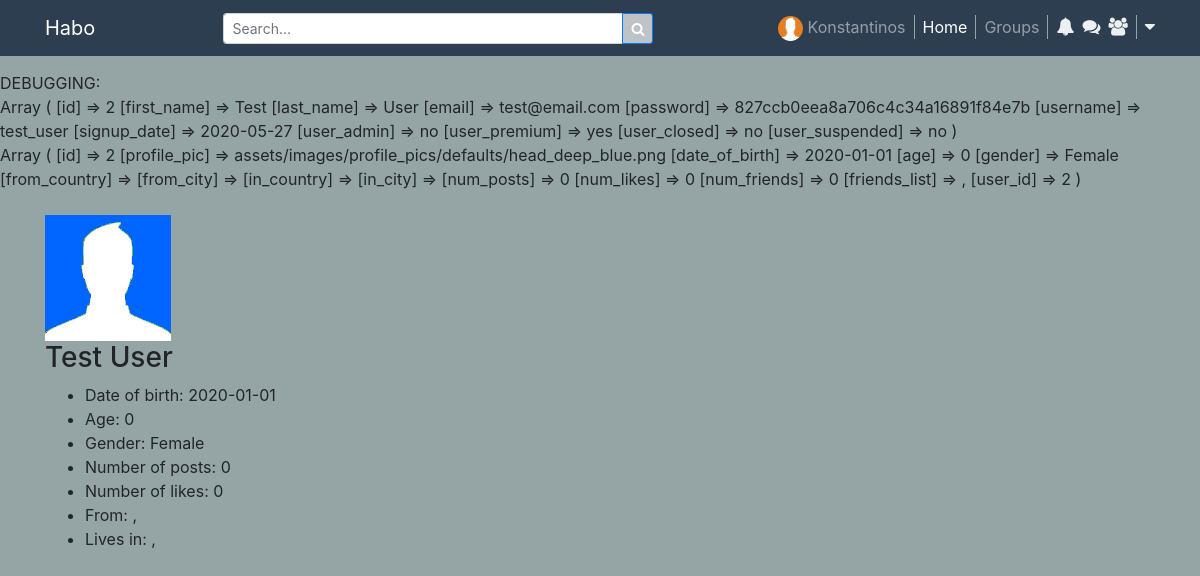
Screenshot of /profile.php?profile_username=test_user (signed in) with the database file from the repository.
### tables this page shows
CREATE TABLE `profiles` (
  `id` int(11) NOT NULL,
  `profile_pic` varchar(255) NOT NULL,
  `date_of_birth` date NOT NULL,
  `age` int(11) NOT NULL,
  `gender` varchar(6) NOT NULL,
  `from_country` varchar(50) DEFAULT NULL,
  `from_city` varchar(50) DEFAULT NULL,
  `in_country` varchar(50) DEFAULT NULL,
  `in_city` varchar(50) DEFAULT NULL,
  `num_posts` int(11) NOT NULL,
  `num_likes` int(11) NOT NULL,
  `num_friends` int(11) NOT NULL,
  `friends_list` text NOT NULL,
  `user_id` int(11) NOT NULL
);

CREATE TABLE `users` (
  `id` int(11) NOT NULL,
  `first_name` varchar(50) NOT NULL,
  `last_name` varchar(50) NOT NULL,
  `email` varchar(100) NOT NULL,
  `password` varchar(255) NOT NULL,
  `username` varchar(100) NOT NULL,
  `signup_date` date NOT NULL,
  `user_admin` varchar(3) NOT NULL,
  `user_premium` varchar(3) NOT NULL,
  `user_closed` varchar(3) NOT NULL,
  `user_suspended` varchar(3) NOT NULL
);

### includes/classes/Database.php (called while the page is built, shortened)
<?php
class Database
{
	function __construct() {
		$servername = 'localhost';
		$username = 'root';
		$password = '';
		$database = 'habo';
		try {
			$this->conn = new PDO("mysql:host=$servername;dbname=$database", $username, $password);
		} catch (PDOException $e) {
			echo 'Connection failed: ' . $e->getMessage();
		}
	}
}
?>

### config/config.php (called while the page is built, shortened)
<?php
require_once($_SERVER['DOCUMENT_ROOT'] . '/habo/includes/classes/Database.php');
$db_conn = new Database();
?>

### includes/classes/User.php (called while the page is built, shortened)
<?php
class User
{
    private $db_conn;
    private $error_array = array();
    function __construct($db_conn) {
        $this->db_conn = $db_conn;
    }
    public function fetch_user_by_email($email) {
        try {
            $stmt = $this->db_conn->conn->prepare("
                SELECT *
                FROM users
                WHERE email=:email
            ");
            $stmt->bindParam(':email', $email);
            $stmt->execute();
            if($stmt->rowCount() > 0) {
                $user = $stmt->fetch(PDO::FETCH_ASSOC);
                return $user;
            } else {
                array_push($this->error_array, 'Unknown email address.');
            }
        } catch (PDOException $e) {
            echo 'Connection failed: ' . $e->getMessage();
        }
    }
    public function fetch_user_by_username($username) {
        try {
            $stmt = $this->db_conn->conn->prepare("
                SELECT *
                FROM users
                WHERE username=:username
            ");
            $stmt->bindParam(':username', $username);
            $stmt->execute();
            if($stmt->rowCount() > 0) {
                $user = $stmt->fetch(PDO::FETCH_ASSOC);
                return $user;
            } else {
                array_push($this->error_array, 'Unknown username.');
            }
        } catch (PDOException $e) {
            echo 'Connection failed: ' . $e->getMessage();
        }
    }
    public function is_closed($username) {
        $user = $this->fetch_user_by_username($username);
        if($user['user_closed'] == 'yes') {
            return true;
        } else {
            return false;
        }
    }
}
?>

### includes/classes/Profile.php (called while the page is built, shortened)
<?php
class Profile
{
    private $db_conn;
    function __construct($db_conn) {
        $this->db_conn = $db_conn;
    }
    public function fetch_profile_by_id($user_id) {
        try {
            $stmt = $this->db_conn->conn->prepare("
                SELECT *
                FROM profiles
                WHERE user_id=:user_id
            ");
            $stmt->bindParam(':user_id', $user_id);
            $stmt->execute();
            if($stmt->rowCount() > 0) {
                $profile = $stmt->fetch(PDO::FETCH_ASSOC);
                return $profile;
            }
        } catch (PDOException $e) {
            echo 'Connection failed: ' . $e->getMessage();
        }
    }
}
?>

### profile.php (the view, shortened to what this page needs)
<?php
require_once($_SERVER['DOCUMENT_ROOT'] . '/habo/includes/header.php');
require_once($_SERVER['DOCUMENT_ROOT'] . '/habo/includes/form_handlers/edit_profile_info_form_handler.php');
$closed = $user_obj->is_closed($_GET['profile_username']);
if ($closed) {
?>
    <h3>Account of user <b><?php echo $_GET['profile_username']; ?></b> is unavailable.</h3>
<?php
} else {
    $user = $user_obj->fetch_user_by_username($_GET['profile_username']);
    $profile = $profile_obj->fetch_profile_by_id($user['id']);
    echo "DEBUGGING:<br>";
    print_r($user);
    echo "<br>";
    print_r($profile);
    echo "<br><br>";
?>
    <div class="container">
        <div class="row">
            <div class="col">
                <img src="<?php echo $profile['profile_pic']; ?>" alt="">
                <h3><?php echo $user['first_name'] . ' ' . $user['last_name']; ?></h3>
                <ul>
                    <li>Date of birth: <?php echo $profile['date_of_birth']; ?></li>
                    <li>Age: <?php echo $profile['age']; ?></li>
                    <li>Gender: <?php echo $profile['gender']; ?></li>
                    <li>Number of posts: <?php echo $profile['num_posts']; ?></li>
                    <li>Number of likes: <?php echo $profile['num_likes']; ?></li>
                    <li>From: <?php echo $profile['from_country'] . ', ' . $profile['from_city']; ?></li>
                    <li>Lives in: <?php echo $profile['in_country'] . ', ' . $profile['in_city']; ?></li>
                </ul>
            </div>
        </div>
    </div>
<?php
}
?>
</body>
</html>

### includes/header.php (shortened to what this page needs)
<?php
require_once($_SERVER['DOCUMENT_ROOT'] . '/habo/config/config.php');
require_once($_SERVER['DOCUMENT_ROOT'] . '/habo/includes/classes/User.php');
require_once($_SERVER['DOCUMENT_ROOT'] . '/habo/includes/classes/Profile.php');
if(isset($_SESSION['email']) && isset($_SESSION['username'])) {
    $user_obj = new User($db_conn);
    $user = $user_obj->fetch_user_by_email($_SESSION['email']);
    $profile_obj = new Profile($db_conn);
    $profile = $profile_obj->fetch_profile_by_id($user['id']);
} else {
    header('Location: register.php');
}
?>
<!DOCTYPE html>
<html>
<head>
    <link rel="stylesheet" href="assets/bootstrap/css/bootstrap.min.css">
    <link rel="stylesheet" href="assets/fonts/fontawesome-all.min.css">
    <link rel="stylesheet" href="assets/fonts/font-awesome.min.css">
    <link rel="stylesheet" href="assets/fonts/fontawesome5-overrides.min.css">
    <link rel="stylesheet" href="assets/css/styles.css">
</head>
<body>
    <nav class="navbar navbar-dark navbar-expand-lg sticky-top" id="top-navigation">
        <div class="container">
            <a class="navbar-brand" href="#">Habo</a>
            <div class="collapse navbar-collapse" id="navcol-1">
                <ul class="nav navbar-nav ml-auto">
                    <li class="nav-item" role="presentation">
                        <form class="form-inline" id="top-search-bar">
                            <div class="input-group input-group-sm">
                                <input class="form-control form-control-sm" type="text" placeholder="Search...">
                                <div class="input-group-append">
                                    <button class="btn btn-primary" type="button">
                                        <i class="fa fa-search"></i>
                                    </button>
                                </div>
                            </div>
                        </form>
                    </li>
                </ul>
                <ul class="nav navbar-nav ml-auto">
                    <li class="nav-item" role="presentation">
                        <a class="nav-link top-navigation-link" href="<?php echo $user['username']; ?>" style="border-right: none;">&nbsp;<img class="rounded-circle" width="25px" height="25px" src="<?php echo $profile['profile_pic']; ?>">&nbsp;<?php echo $user['first_name']; ?></a>
                    </li>
                    <li class="nav-item" role="presentation">
                        <a class="nav-link active top-navigation-link" href="#" style="border-left: 1px solid #95a5a6;">Home</a>
                    </li>
                    <li class="nav-item" role="presentation">
                        <a class="nav-link top-navigation-link" href="#">Groups</a>
                    </li>
                    <li class="nav-item" role="presentation" style="margin-left: 8px;">
                        <div class="nav-item dropdown my-dropdown">
                            <a class="dropdown-toggle" data-toggle="dropdown" aria-expanded="false" href="#">
                                <i class="fa fa-bell"></i>
                            </a>
                        </div>
                    </li>
                    <li class="nav-item" role="presentation" style="margin-left: 8px;">
                        <div class="nav-item dropdown my-dropdown">
                            <a class="dropdown-toggle" data-toggle="dropdown" aria-expanded="false" href="#">
                                <i class="fa fa-comments"></i>
                            </a>
                        </div>
                    </li>
                    <li class="nav-item" role="presentation" style="margin-left: 8px;">
                        <div class="nav-item dropdown my-dropdown">
                            <a class="dropdown-toggle" data-toggle="dropdown" aria-expanded="false" href="#">
                                <i class="fa fa-users"></i>
                            </a>
                        </div>
                    </li>
                    <li class="nav-item" role="presentation" style="margin-left: 8px;">
                        <div class="nav-item dropdown my-dropdown" style="border-left: 1px solid #95a5a6;">
                        <a class="dropdown-toggle" data-toggle="dropdown" aria-expanded="false" href="#" style="margin-left: 8px;">
                            <i class="fa fa-caret-down"></i>
                        </a>
                    </li>
                </ul>
            </div>
        </div>
    </nav>

### assets/css/styles.css (style rules this page uses)
body { background-color: #95a5a6; }
#top-navigation { background-color: #2c3e50; margin-bottom: 15px; }
.top-navigation-link { color: rgba(255,255,255,.5); padding: 0px 8px; border-right: 1px solid #95a5a6; }
.my-dropdown .dropdown-toggle::after { display: none; }
.my-dropdown a i { color: #ecf0f1; font-size: 18px; }
#top-search-bar input[type=text] { width: 400px; }
#top-search-bar button { background-color: #bdc3c7; }

### rows the page displays
profiles: profile_pic (picture)
users: first_name "Konstantinos"
profiles: profile_pic (picture), date_of_birth "2020-01-01", age "0", gender "Female", num_posts "0", num_likes "0"
users: first_name "Test", last_name "User"
